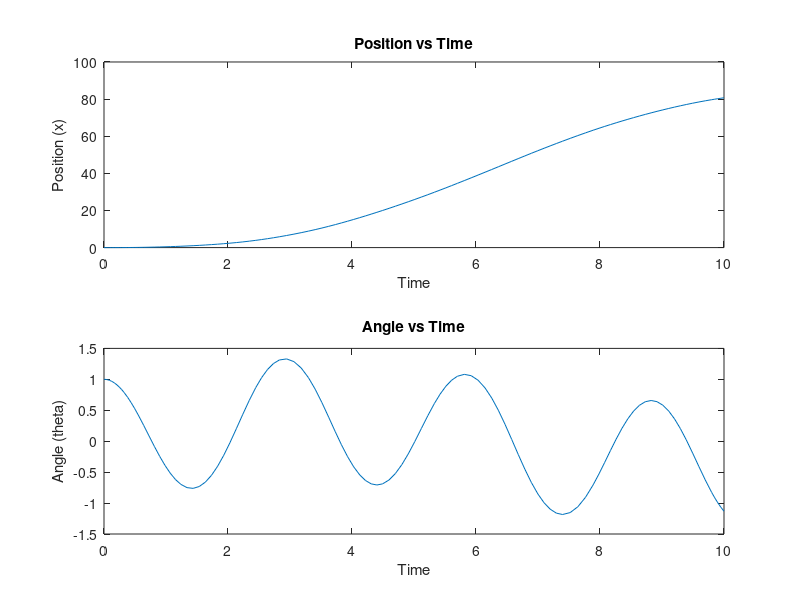
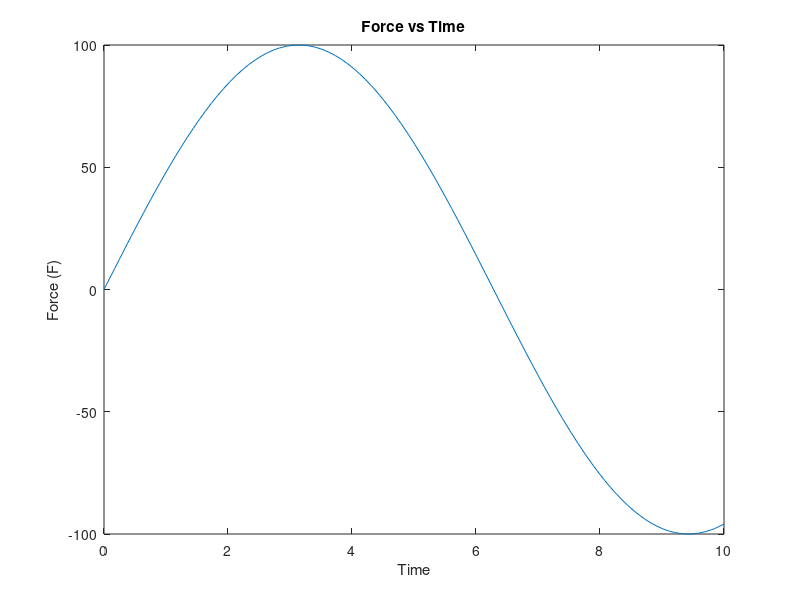

Write MATLAB code to recreate these figures, in order.
% Define your constants
m = 30; % robot mass
M = 2; % object mass
l = 2; % cable length
g = 9.81; % gravitational acceleration

% Define your time-varying force function
F_t = @(t) 100 * sin(0.5 * t); % Example of a sinusoidal force with an amplitude of 100

% Define your functions f and g
f = @(x, theta, vx, vtheta, t) (F_t(t) + M * l * vtheta^2 * sin(theta) + M * g * sin(theta) * cos(theta)) / (M + m - M * cos(theta)^2);
g = @(x, theta, vx, vtheta, t) ((F_t(t) + M * l * vtheta^2 * sin(theta)) * cos(theta) - (m + M) * g * sin(theta)) / (l * (M + m - M * cos(theta)^2));

% Define your system of equations
dxdt = @(t, y) [y(2); f(y(1), y(3), y(2), y(4), t)];
dthetadt = @(t, y) [y(4); g(y(1), y(3), y(2), y(4), t)];

% Initial conditions
initial_x = 0; % initial position
initial_vx = 0; % initial velocity in the x-direction
initial_theta = 1; % initial angle
initial_vtheta = 0; % initial angular velocity
y0 = [initial_x; initial_vx; initial_theta; initial_vtheta];

% Solve the system of equations
t_start = 0;
t_end = 10; % Example end time
[t, y] = ode45(@(t,y) [dxdt(t,y); dthetadt(t,y)], [t_start, t_end], y0);

% Extract results
x = y(:,1);
theta = y(:,3);

% Plot x(t) and theta(t)
figure;
subplot(2,1,1);
plot(t, x);
xlabel('Time');
ylabel('Position (x)');
title('Position vs Time');

subplot(2,1,2);
plot(t, theta);
xlabel('Time');
ylabel('Angle (theta)');
title('Angle vs Time');

% Plot F(t)
figure;
plot(t, F_t(t));
xlabel('Time');
ylabel('Force (F)');
title('Force vs Time');
